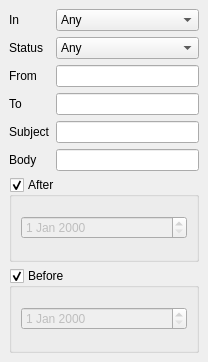
<ui version="4.0" >
 <class>SearchViewBase</class>
 <widget class="QWidget" name="SearchViewBase" >
  <property name="geometry" >
   <rect>
    <x>0</x>
    <y>0</y>
    <width>208</width>
    <height>362</height>
   </rect>
  </property>
  <property name="windowTitle" >
   <string>Search</string>
  </property>
  <layout class="QGridLayout" >
   <property name="leftMargin" >
    <number>0</number>
   </property>
   <property name="topMargin" >
    <number>0</number>
   </property>
   <property name="rightMargin" >
    <number>0</number>
   </property>
   <property name="bottomMargin" >
    <number>0</number>
   </property>
   <property name="horizontalSpacing" >
    <number>0</number>
   </property>
   <property name="verticalSpacing" >
    <number>0</number>
   </property>
   <item row="0" column="0" >
    <widget class="QFrame" name="searchFrame" >
     <property name="frameShape" >
      <enum>QFrame::NoFrame</enum>
     </property>
     <property name="frameShadow" >
      <enum>QFrame::Raised</enum>
     </property>
     <property name="lineWidth" >
      <number>0</number>
     </property>
     <layout class="QGridLayout" >
      <item row="0" column="0" >
       <widget class="QLabel" name="TextLabel1" >
        <property name="text" >
         <string>In</string>
        </property>
        <property name="buddy" >
         <cstring>mailbox</cstring>
        </property>
       </widget>
      </item>
      <item row="0" column="1" >
       <widget class="QComboBox" name="mailbox" >
        <property name="focusPolicy" >
         <enum>Qt::WheelFocus</enum>
        </property>
        <property name="whatsThis" >
         <string>Select the mailbox to search for mail in.</string>
        </property>
        <item>
         <property name="text" >
          <string>Any</string>
         </property>
        </item>
        <item>
         <property name="text" >
          <string>Inbox</string>
         </property>
        </item>
        <item>
         <property name="text" >
          <string>Outbox</string>
         </property>
        </item>
        <item>
         <property name="text" >
          <string>Drafts</string>
         </property>
        </item>
        <item>
         <property name="text" >
          <string>Sent</string>
         </property>
        </item>
        <item>
         <property name="text" >
          <string>Trash</string>
         </property>
        </item>
       </widget>
      </item>
      <item row="1" column="0" >
       <widget class="QLabel" name="TextLabel1_2" >
        <property name="text" >
         <string>Status</string>
        </property>
        <property name="buddy" >
         <cstring>status</cstring>
        </property>
       </widget>
      </item>
      <item row="1" column="1" >
       <widget class="QComboBox" name="status" >
        <property name="focusPolicy" >
         <enum>Qt::WheelFocus</enum>
        </property>
        <property name="whatsThis" >
         <string>Find mail with a matching flag.</string>
        </property>
        <item>
         <property name="text" >
          <string>Any</string>
         </property>
        </item>
        <item>
         <property name="text" >
          <string>Read</string>
         </property>
        </item>
        <item>
         <property name="text" >
          <string>Unread</string>
         </property>
        </item>
        <item>
         <property name="text" >
          <string>Replied</string>
         </property>
        </item>
        <item>
         <property name="text" >
          <string>Removed</string>
         </property>
        </item>
       </widget>
      </item>
      <item row="2" column="0" >
       <widget class="QLabel" name="TextLabel1_2_2" >
        <property name="text" >
         <string>From</string>
        </property>
        <property name="buddy" >
         <cstring>fromLine</cstring>
        </property>
       </widget>
      </item>
      <item row="2" column="1" >
       <widget class="QLineEdit" name="fromLine" >
        <property name="whatsThis" >
         <string>Input text that must occur in the from field.</string>
        </property>
       </widget>
      </item>
      <item row="3" column="0" >
       <widget class="QLabel" name="TextLabel1_2_2_2" >
        <property name="text" >
         <string>To</string>
        </property>
        <property name="buddy" >
         <cstring>toLine</cstring>
        </property>
       </widget>
      </item>
      <item row="3" column="1" >
       <widget class="QLineEdit" name="toLine" >
        <property name="whatsThis" >
         <string>Input text that must occur in the to field.</string>
        </property>
       </widget>
      </item>
      <item row="4" column="0" >
       <widget class="QLabel" name="TextLabel1_2_2_3" >
        <property name="text" >
         <string>Subject</string>
        </property>
        <property name="buddy" >
         <cstring>subjectLine</cstring>
        </property>
       </widget>
      </item>
      <item row="4" column="1" >
       <widget class="QLineEdit" name="subjectLine" >
        <property name="whatsThis" >
         <string>Input text that must occur in the subject.</string>
        </property>
       </widget>
      </item>
      <item row="5" column="0" >
       <widget class="QLabel" name="TextLabel1_2_2_4" >
        <property name="text" >
         <string>Body</string>
        </property>
        <property name="buddy" >
         <cstring>bodyLine</cstring>
        </property>
       </widget>
      </item>
      <item row="5" column="1" >
       <widget class="QLineEdit" name="bodyLine" >
        <property name="whatsThis" >
         <string>Input text that must occur in the subject.</string>
        </property>
       </widget>
      </item>
      <item row="7" column="0" colspan="2" >
       <widget class="QGroupBox" name="dateAfterGroupBox" >
        <property name="whatsThis" >
         <string>Include only mails after this date.</string>
        </property>
        <property name="title" >
         <string>After</string>
        </property>
        <property name="checkable" >
         <bool>true</bool>
        </property>
        <layout class="QVBoxLayout" >
         <item>
          <widget class="QDateEdit" name="dateAfterButton" >
           <property name="enabled" >
            <bool>false</bool>
           </property>
          </widget>
         </item>
        </layout>
       </widget>
      </item>
      <item row="8" column="0" colspan="2" >
       <widget class="QGroupBox" name="dateBeforeGroupBox" >
        <property name="whatsThis" >
         <string>Include only mails before this date.</string>
        </property>
        <property name="title" >
         <string>Before</string>
        </property>
        <property name="checkable" >
         <bool>true</bool>
        </property>
        <layout class="QVBoxLayout" >
         <item>
          <widget class="QDateEdit" name="dateBeforeButton" >
           <property name="enabled" >
            <bool>false</bool>
           </property>
          </widget>
         </item>
        </layout>
       </widget>
      </item>
     </layout>
    </widget>
   </item>
  </layout>
 </widget>
 <tabstops>
  <tabstop>mailbox</tabstop>
  <tabstop>status</tabstop>
  <tabstop>fromLine</tabstop>
  <tabstop>toLine</tabstop>
  <tabstop>subjectLine</tabstop>
 </tabstops>
 <resources/>
 <connections>
  <connection>
   <sender>dateAfterGroupBox</sender>
   <signal>toggled(bool)</signal>
   <receiver>dateAfterButton</receiver>
   <slot>setEnabled(bool)</slot>
   <hints>
    <hint type="sourcelabel" >
     <x>28</x>
     <y>208</y>
    </hint>
    <hint type="destinationlabel" >
     <x>110</x>
     <y>211</y>
    </hint>
   </hints>
  </connection>
  <connection>
   <sender>dateBeforeGroupBox</sender>
   <signal>toggled(bool)</signal>
   <receiver>dateBeforeButton</receiver>
   <slot>setEnabled(bool)</slot>
   <hints>
    <hint type="sourcelabel" >
     <x>42</x>
     <y>238</y>
    </hint>
    <hint type="destinationlabel" >
     <x>104</x>
     <y>239</y>
    </hint>
   </hints>
  </connection>
 </connections>
</ui>
